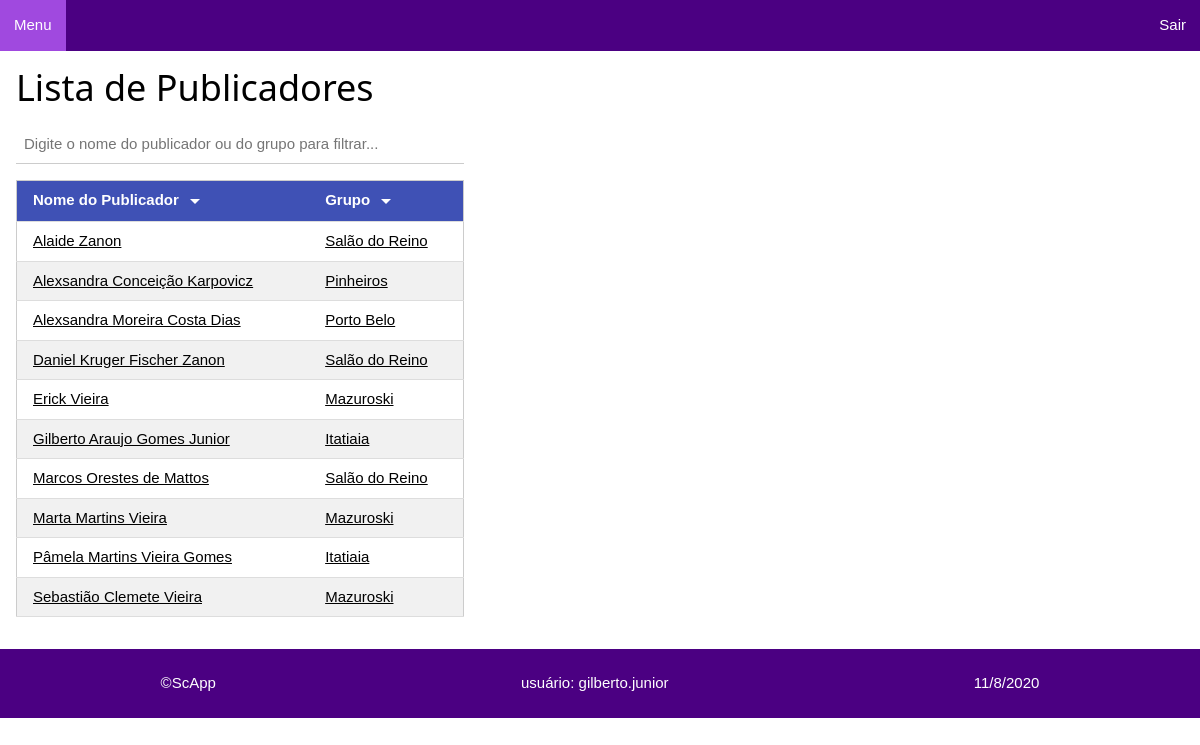
/publicadores/publicadores (signed in), run on the app's committed database.
### publicadores/models.py (models this page shows, shortened)
class Publicador(models.Model):
    id_publicador = models.UUIDField(primary_key=True, default=uuid.uuid4, editable=False)
    nome_publicador = models.CharField(verbose_name='Nome do Publicador', max_length=60)
    GENERO = (
        ('F', 'Feminino'), ('M', 'Masculino')
    )
    genero = models.CharField(verbose_name='Genero', max_length=2, choices=GENERO, default='M')
    data_nascimento = models.DateField(verbose_name='Data de Nascimento', blank=True, null=True)
    ESPERANCA = (
        ('OO', 'Outras Ovelhas'), ('UG', 'Ungido')
    )
    esperanca_pub = models.CharField(verbose_name='Esperança', max_length=2, choices=ESPERANCA, default='OO')
    data_batismo = models.DateField(verbose_name='Data de Batismo', blank=True, null=True)
    ATUACAO = (
        ('Pb', 'Publicador'), ('Pa', 'Pioneiro Auxiliar'), ('Pr', 'Pioneiro Regular'), ('Pes', 'Pioneiro Especial')
    )
    atuacao_pub = models.CharField(verbose_name='Atuação', max_length=3, choices=ATUACAO)
    PRIVILEGIO = (
        ('Sm', 'Servo Ministerial'), ('Ac', 'Ancião')
    )
    privilegio_pub = models.CharField(verbose_name='Privilégio', max_length=2, choices=PRIVILEGIO, blank=True, null=True)
    grupo_pub = models.ForeignKey('Grupo', verbose_name='Grupo Publicador', on_delete=models.DO_NOTHING)
    tel_fixo = models.CharField(verbose_name='Telefone Fixo', max_length=25, blank=True, null=True)
    tel_celular = models.CharField(verbose_name='Telefone Celular', max_length=25, blank=True, null=True)
    endereco_pub = models.TextField(verbose_name='Endereço', max_length=200, blank=True, null=True)
    def get_absolute_url(self):
        return reverse('publicador-detail', args=[str(self.id_publicador)])
    class Meta:
        ordering = ['nome_publicador', 'grupo_pub']

class Grupo(models.Model):
    id_grupo = models.UUIDField(primary_key=True, default=uuid.uuid4, editable=False)
    nome_grupo = models.CharField(verbose_name='Nome do Grupo', max_length=60)
    dirigente = models.CharField(verbose_name='Dirigente do Gurpo', max_length=60)
    local_grupo = models.CharField(verbose_name='Local do Grupo', max_length=80)
    endereco_grupo = models.TextField(verbose_name='Endereço Grupo', max_length=200, blank=True, null=True)
    DIA_SEMANA = (
        (1, 'Domingo'), (2, 'Segunda'), (3, 'Terça'), (4, 'Quarta'), (5, 'Quinta'), (6, 'Sexta'), (7, 'Sábado')
    )
    dia_saida = models.IntegerField(verbose_name='Dia da Saída', choices=DIA_SEMANA, default=1, blank=True, null=True)
    horario = models.TimeField(verbose_name='Horário da Saída', blank=True, null=True)
    obs = models.TextField(verbose_name='Observação', max_length=200, blank=True, null=True)
    def __str__(self):
        return self.nome_grupo
    class Meta:
        ordering = ['nome_grupo']

### publicadores/views.py (the view)
# urls.py: path('publicadores', views.PublicadoresListView.as_view(), name='publicadores'),
class PublicadoresListView(LoginRequiredMixin, generic.ListView):
    model = Publicador
    titulo = 'Lista de Publicadores'
    def get_context_data(self, *, object_list=None, **kwargs):
        context = super(PublicadoresListView, self).get_context_data(**kwargs)
        context['titulo'] = self.titulo
        return context

### publicadores/templates/publicadores/publicador_list.html
{% extends "layout.html" %}
{% block content %}
<div class="w3-container desktop">
    <h1>Lista de Publicadores</h1>
    {% if publicador_list %}
    <div class="w3-responsive">
        <input oninput="w3.filterHTML('#tblPub', '.item', this.value)" class="w3-input"
            placeholder="Digite o nome do publicador ou do grupo para filtrar..." style="margin-bottom: 16px;">
        <table id="tblPub" class="w3-table-all w3-hoverable">
            <thead>
                <tr class="w3-indigo">
                    {% load static %}
                    <th class="tabela"
                        onclick="w3.sortHTML('#tblPub', '.item', 'td:nth-child(1)');alteraImagem('order1')">Nome
                        do Publicador <img id="order1" src="{% static 'imagens/seta_baixo.png' %}">
                    </th>
                    <th class="tabela"
                        onclick="w3.sortHTML('#tblPub', '.item', 'td:nth-child(2)'); alteraImagem('order2')">Grupo <img
                            id="order2" src="{% static 'imagens/seta_baixo.png' %}"></th>
                </tr>
            </thead>
            <tbody>
                {% for publicador in publicador_list %}
                <tr class="item">
                    <td><a href="{{ publicador.get_absolute_url }}">{{publicador.nome_publicador}}</a></td>
                    <td><a href="{% url 'grupos' %}">{{publicador.grupo_pub}}</a></td>
                </tr>
                {% endfor %}
            </tbody>
        </table>
    </div>
    {% else %}
    <p>Não há publicadores cadastrados para listar...</p>
    {% endif %}
</div>
{% endblock %}

### publicadores/templates/layout.html (shortened to what this page needs)
<!DOCTYPE html>
<html lang="pt-br">
<head>
    {% load static %}
    <link rel="stylesheet" href="{% static 'css/w3.css' %}">
    <link rel="stylesheet" href="{% static 'css/site.css' %}">
</head>
<body>
    <ul class="menu_nav">
        <li><a href="{% url 'index' %}">Menu</a></li>
        <li style="float: right;"><a href="{% url 'logout' %}">Sair</a></li>
    </ul>
    {% block content %}{% endblock %}
    <footer class="rodape">
        <p>&copy;ScApp</p>
        <p>usuário: {{ user.get_username }}</p>
        <p id="data-atual"></p>
    </footer>
</body>
</html>

### publicadores/static/css/w3.css (style rules this page uses)
*,*:before,*:after { box-sizing:inherit }
html { -ms-text-size-adjust:100%;-webkit-text-size-adjust:100% }
body { margin:0 }
article,aside,details,figcaption,figure,footer,header,main,menu,nav,section { display:block }
a { background-color:transparent }
img { border-style:none }
button,input,select,textarea,optgroup { font:inherit;margin:0 }
button,input { overflow:visible }
html,body { font-family:Verdana,sans-serif;font-size:15px;line-height:1.5 }
html { overflow-x:hidden }
h1 { font-size:36px }
h1,h2,h3,h4,h5,h6 { font-family:"Segoe UI",Arial,sans-serif;font-weight:400;margin:10px 0 }
img { vertical-align:middle }
a { color:inherit }
.w3-table,.w3-table-all { border-collapse:collapse;border-spacing:0;width:100%;display:table }
.w3-table-all { border:1px solid #ccc }
.w3-bordered tr,.w3-table-all tr { border-bottom:1px solid #ddd }
.w3-table-all tr:nth-child(odd) { background-color:#fff }
.w3-table-all tr:nth-child(even) { background-color:#f1f1f1 }
.w3-table td,.w3-table th,.w3-table-all td,.w3-table-all th { padding:8px 8px;display:table-cell;text-align:left;vertical-align:top }
.w3-table th:first-child,.w3-table td:first-child,.w3-table-all th:first-child,.w3-table-all td:first-child { padding-left:16px }
.w3-input { padding:8px;display:block;border:none;border-bottom:1px solid #ccc;width:100% }
.w3-responsive { display:block;overflow-x:auto }
.w3-container:after,.w3-container:before,.w3-panel:after,.w3-panel:before,.w3-row:after,.w3-row:before,.w3-row-padding:after,.w3-row-padding:before, .w3-cell-row:before,.w3-cell-row:after,.w3-clear:after,.w3-clear:before,.w3-bar:before,.w3-bar:after { content:"";display:table;clear:both }
.w3-container,.w3-panel { padding:0.01em 16px }
.w3-indigo,.w3-hover-indigo:hover { color:#fff!important;background-color:#3f51b5!important }

### publicadores/static/css/site.css (style rules this page uses)
* { box-sizing: border-box; font-family: Arial, sans-serif; }
.menu_nav { list-style-type: none; margin: 0; padding: 0; overflow: hidden; background-color: indigo; }
.menu_nav li { float: left; }
.menu_nav a { display: block; color: white; text-align: center; padding: 14px 14px; text-decoration: none; }
.rodape { display: flex; flex-direction: row; flex-wrap: wrap; justify-content: space-around; background-color: indigo; color: white; margin-top: 32px; padding: 8px; }
.tabela { cursor: pointer; }
@media only screen and (min-width: 1024px) { .desktop { max-width: 40%; } }

### data on the page
Publicador: nome_publicador "Alaide Zanon", grupo_pub "Salão do Reino"
Publicador: nome_publicador "Alexsandra Conceição Karpovicz", grupo_pub "Pinheiros"
Publicador: nome_publicador "Alexsandra Moreira Costa Dias", grupo_pub "Porto Belo"
Publicador: nome_publicador "Daniel Kruger Fischer Zanon", grupo_pub "Salão do Reino"
Publicador: nome_publicador "Erick Vieira", grupo_pub "Mazuroski"
Publicador: nome_publicador "Gilberto Araujo Gomes Junior", grupo_pub "Itatiaia"
Publicador: nome_publicador "Marcos Orestes de Mattos", grupo_pub "Salão do Reino"
Publicador: nome_publicador "Marta Martins Vieira", grupo_pub "Mazuroski"
Publicador: nome_publicador "Pâmela Martins Vieira Gomes", grupo_pub "Itatiaia"
Publicador: nome_publicador "Sebastião Clemete Vieira", grupo_pub "Mazuroski"

### other printed values
{{ user.get_username }} "gilberto.junior"
